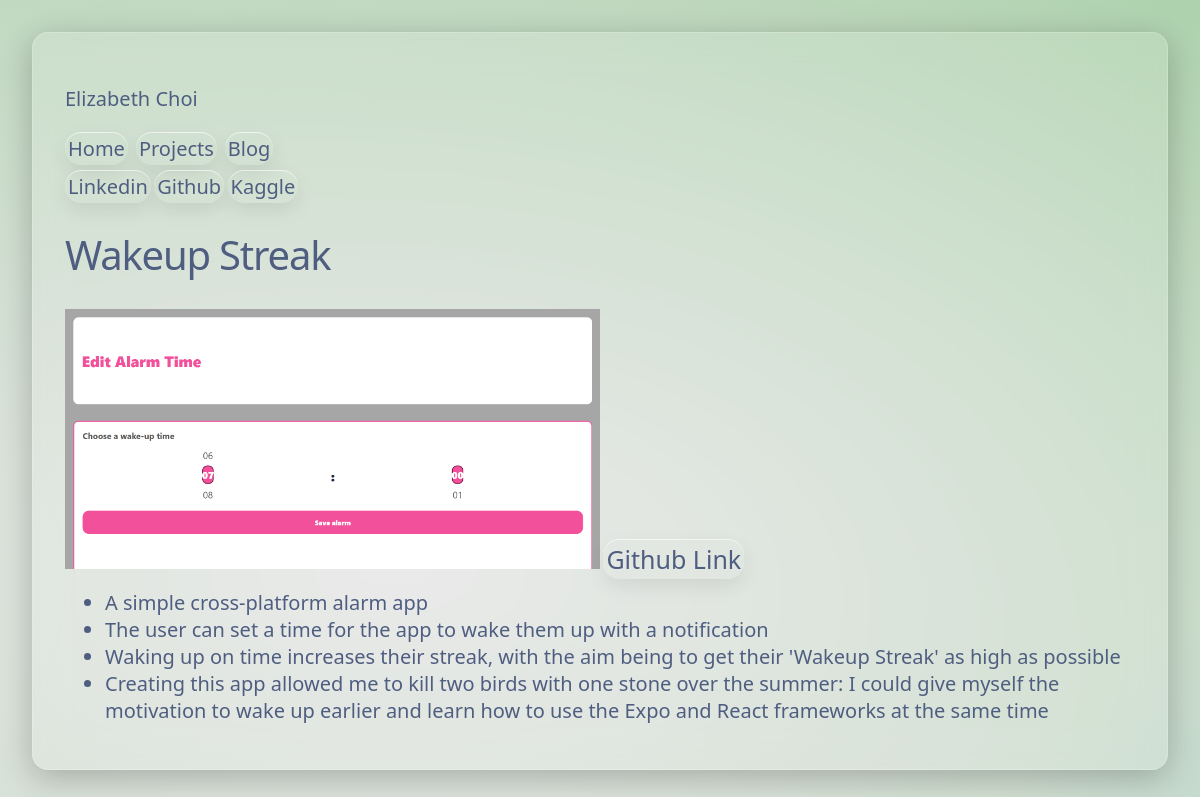
/projects/4, run on the app's committed database.
### tables this page shows
CREATE TABLE projects (
    id INTEGER PRIMARY KEY AUTOINCREMENT, 
    title TEXT NOT NULL,
    created TEXT,
    technologies TEXT,
    img_path TEXT, 
    github TEXT,
    award TEXT,
    content TEXT NOT NULL, 
    completed BOOLEAN NOT NULL,
    archived BOOLEAN NOT NULL 
);

### portfolio/projects.py (the view)
@bp.route('/<int:index>', methods=['GET'])
def project(index):
    entry = get_db().execute(
        'SELECT title, created, img_path, technologies, github, award, content FROM projects WHERE id = ?',
        (index,)
    ).fetchone()
    if entry is None:
        abort(404)
    contents = entry['content'].split(". ")
    return render_template('projects/project_page.html', entry=entry, contents=contents)

### portfolio/db.py (called while the page is built)
def get_db():
    if 'db' not in g:
        g.db = sqlite3.connect(
            current_app.config['DATABASE'],
            detect_types=sqlite3.PARSE_DECLTYPES
        )
        g.db.row_factory = sqlite3.Row
    return g.db

### portfolio/templates/projects/project_page.html (shortened to what this page needs)
<!doctype html>
<html>
{% extends 'base.html' %}
{% block header %}
    <h1>{{entry['title']}}</h1>
{% endblock %}
{% block content %}
    {% if entry['img_path'] != None %}
        <img src="{{ url_for('static', filename='images/' ~ entry['img_path'])}}">
    {% endif %}
    {% if entry['github'] != None %}
        <a href="{{entry['github']}}">Github Link</a>
    {% endif %}
    <ul>
        {% for x in contents %}
            <li>{{ x }}</li>
        {% endfor %}
    </ul>
{% endblock %}

### portfolio/static/styles.css (style rules this page uses)
:root { --text-color: #4f5e80; }
html, body { min-height: auto; margin: 0; font-family: system-ui, -apple-system, sans-serif; color: var(--text-color); }
img { max-width:50%; height: auto; }
p, li { font-weight: 100; font-size: 20px; text-decoration: none; color: var(--text-color); }
h1 { font-size: 40px; max-width: 18ch; font-weight: 100; letter-spacing: -0.03em; text-decoration: none; color: var(--text-color); }
a { text-align: center; font-weight: 100; padding: 3px; border-radius: 999px; color: var(--text-color); text-decoration: none; cursor: pointer; transition: background 200ms ease, transform 150ms ease; border-radius: 16px; box-shadow: 0 8px 20px rgba(0, 0, 0, 0.08), inset 0 1px 0 rgba(255, 255, 255, 0.6); font-size: 25px; }

### data on the page
projects: title "Wakeup Streak", img_path (picture)

### other printed values
{{ x }} "A simple cross-platform alarm app" "The user can set a time for the app to wake them up with a notification" "Waking up on time increases their streak, with the aim being to get their 'Wakeup Streak' as high as possible" "Creating this app allowed me to kill two birds with one stone over the summer: I could give myself the motivation to wake up earlier and learn how to use the Expo and React frameworks at the same time"
